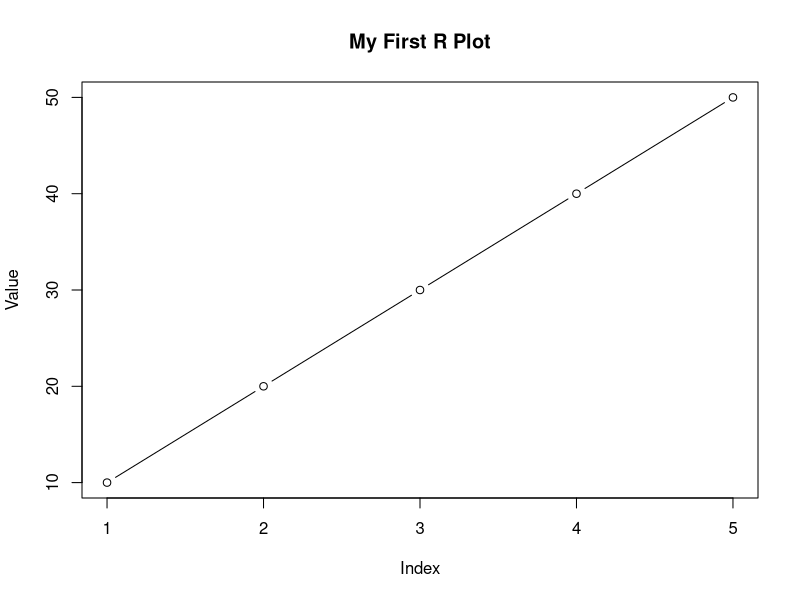

Reproduce this figure in R.

# My first R script on GitHub

# Create some data
x <- c(10, 20, 30, 40, 50)

# Calculate mean
mean(x)

# Make a simple plot
plot(x, type = "b",
     main = "My First R Plot",
     xlab = "Index",
     ylab = "Value")
